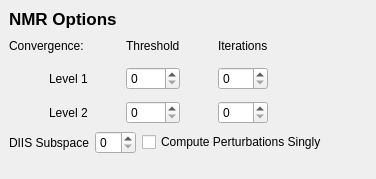
             <widget class="QWidget" name="OptionsChemicalShifts" >
              <layout class="QVBoxLayout" >
               <property name="margin" >
                <number>9</number>
               </property>
               <property name="spacing" >
                <number>6</number>
               </property>
               <item>
                <widget class="QLabel" name="label_102" >
                 <property name="text" >
                  <string>&lt;html>&lt;head>&lt;meta name="qrichtext" content="1" />&lt;/head>&lt;body style=" white-space: pre-wrap; font-family:Lucida Grande; font-size:13pt; font-weight:400; font-style:normal; text-decoration:none;">&lt;p style=" margin-top:0px; margin-bottom:0px; margin-left:0px; margin-right:0px; -qt-block-indent:0; text-indent:0px;">&lt;span style=" font-weight:600;">NMR Options&lt;/span>&lt;/p>&lt;/body>&lt;/html></string>
                 </property>
                </widget>
               </item>
               <item>
                <layout class="QGridLayout" >
                 <property name="margin" >
                  <number>0</number>
                 </property>
                 <property name="spacing" >
                  <number>6</number>
                 </property>
                 <item row="0" column="5" >
                  <spacer>
                   <property name="orientation" >
                    <enum>Qt::Horizontal</enum>
                   </property>
                   <property name="sizeHint" >
                    <size>
                     <width>91</width>
                     <height>22</height>
                    </size>
                   </property>
                  </spacer>
                 </item>
                 <item row="0" column="4" >
                  <widget class="QLabel" name="label_110" >
                   <property name="text" >
                    <string>Iterations</string>
                   </property>
                  </widget>
                 </item>
                 <item row="2" column="2" >
                  <widget class="QSpinBox" name="dscf_convergence_level_2" />
                 </item>
                 <item row="2" column="4" >
                  <widget class="QSpinBox" name="dscf_max_cycles_level_2" />
                 </item>
                 <item row="0" column="1" >
                  <spacer>
                   <property name="orientation" >
                    <enum>Qt::Horizontal</enum>
                   </property>
                   <property name="sizeType" >
                    <enum>QSizePolicy::Fixed</enum>
                   </property>
                   <property name="sizeHint" >
                    <size>
                     <width>32</width>
                     <height>22</height>
                    </size>
                   </property>
                  </spacer>
                 </item>
                 <item row="1" column="4" >
                  <widget class="QSpinBox" name="dscf_max_cycles_level_1" />
                 </item>
                 <item row="0" column="2" >
                  <widget class="QLabel" name="label_109" >
                   <property name="text" >
                    <string>Threshold</string>
                   </property>
                  </widget>
                 </item>
                 <item row="0" column="3" >
                  <spacer>
                   <property name="orientation" >
                    <enum>Qt::Horizontal</enum>
                   </property>
                   <property name="sizeType" >
                    <enum>QSizePolicy::Fixed</enum>
                   </property>
                   <property name="sizeHint" >
                    <size>
                     <width>32</width>
                     <height>22</height>
                    </size>
                   </property>
                  </spacer>
                 </item>
                 <item row="1" column="2" >
                  <widget class="QSpinBox" name="dscf_convergence_level_1" />
                 </item>
                 <item row="0" column="0" >
                  <widget class="QLabel" name="label_111" >
                   <property name="text" >
                    <string>Convergence:</string>
                   </property>
                  </widget>
                 </item>
                 <item row="1" column="0" >
                  <layout class="QHBoxLayout" >
                   <property name="margin" >
                    <number>0</number>
                   </property>
                   <property name="spacing" >
                    <number>6</number>
                   </property>
                   <item>
                    <spacer>
                     <property name="orientation" >
                      <enum>Qt::Horizontal</enum>
                     </property>
                     <property name="sizeType" >
                      <enum>QSizePolicy::Fixed</enum>
                     </property>
                     <property name="sizeHint" >
                      <size>
                       <width>40</width>
                       <height>31</height>
                      </size>
                     </property>
                    </spacer>
                   </item>
                   <item>
                    <widget class="QLabel" name="label_107" >
                     <property name="text" >
                      <string>Level 1</string>
                     </property>
                    </widget>
                   </item>
                  </layout>
                 </item>
                 <item row="2" column="0" >
                  <layout class="QHBoxLayout" >
                   <property name="margin" >
                    <number>0</number>
                   </property>
                   <property name="spacing" >
                    <number>6</number>
                   </property>
                   <item>
                    <spacer>
                     <property name="orientation" >
                      <enum>Qt::Horizontal</enum>
                     </property>
                     <property name="sizeType" >
                      <enum>QSizePolicy::Fixed</enum>
                     </property>
                     <property name="sizeHint" >
                      <size>
                       <width>40</width>
                       <height>25</height>
                      </size>
                     </property>
                    </spacer>
                   </item>
                   <item>
                    <widget class="QLabel" name="label_108" >
                     <property name="text" >
                      <string>Level 2</string>
                     </property>
                    </widget>
                   </item>
                  </layout>
                 </item>
                </layout>
               </item>
               <item>
                <layout class="QHBoxLayout" >
                 <property name="margin" >
                  <number>0</number>
                 </property>
                 <property name="spacing" >
                  <number>6</number>
                 </property>
                 <item>
                  <widget class="QLabel" name="label_112" >
                   <property name="text" >
                    <string>DIIS Subspace</string>
                   </property>
                  </widget>
                 </item>
                 <item>
                  <widget class="QSpinBox" name="dscf_diis_subspace" />
                 </item>
                 <item>
                  <widget class="QCheckBox" name="dcpscf_perturbations" >
                   <property name="text" >
                    <string>Compute Perturbations Singly</string>
                   </property>
                  </widget>
                 </item>
                 <item>
                  <spacer>
                   <property name="orientation" >
                    <enum>Qt::Horizontal</enum>
                   </property>
                   <property name="sizeHint" >
                    <size>
                     <width>40</width>
                     <height>20</height>
                    </size>
                   </property>
                  </spacer>
                 </item>
                </layout>
               </item>
               <item>
                <spacer>
                 <property name="orientation" >
                  <enum>Qt::Vertical</enum>
                 </property>
                 <property name="sizeHint" >
                  <size>
                   <width>20</width>
                   <height>16</height>
                  </size>
                 </property>
                </spacer>
               </item>
              </layout>
             </widget>
